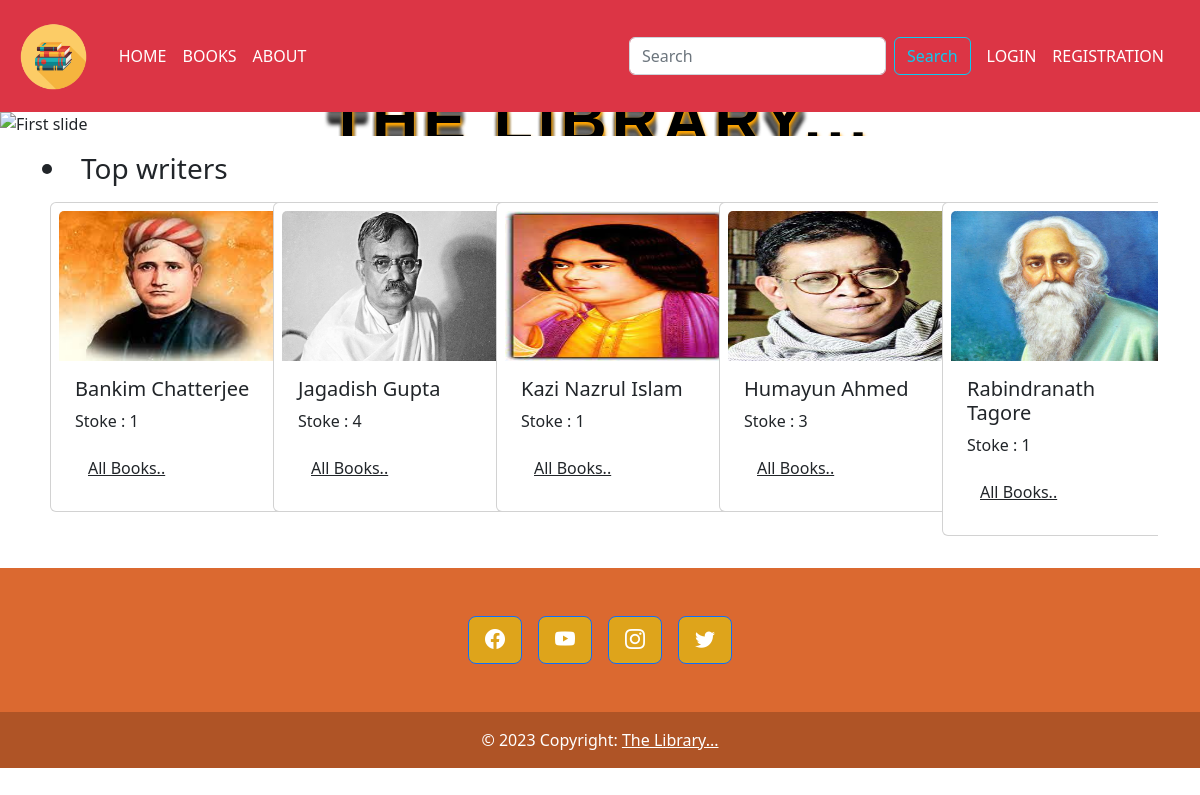
The page / on the database its author committed.
### tables this page shows
CREATE TABLE `writers` (
  `id` int(11) NOT NULL,
  `name` varchar(128) NOT NULL,
  `born` varchar(128) NOT NULL,
  `died` varchar(128) NOT NULL,
  `nationality` varchar(128) NOT NULL,
  `total_books` varchar(128) NOT NULL,
  `novels` varchar(128) NOT NULL,
  `image` varchar(128) NOT NULL,
  `created_at` timestamp NOT NULL DEFAULT current_timestamp()
);

### Templete/owlcarousel.php (the view)
<div class="container">
    <h3 class="mt-3">
        <li>Top writers</li>
    </h3>
</div>
<div class="d-flex justify-content-center">
    <div class="container mb-4 owl-carousel" id="owl-demo">
        <?php
        $quary_1 = "select * from writers where 1 order by created_at desc";
        $result_1 = $conn->query($quary_1);
        while ($row = $result_1->fetch_assoc()) {
            echo '<div class="card p-2 m-2" style="width: 15rem;">
            <img class="card-img-top" src="Admin/Assets/Images/' . $row['image'] . '" alt="Card image cap" style="height: 150px;">
            <div class="card-body">
                <h5 class="card-title">' . $row['name'] . '</h5>
                <p class="card-text">Stoke : ' . $row['total_books'] . '</p>
                <a href="writerBook.php?writerid=' . $row['id'] . '" class="btn text-decoration-underline">All Books..</a>
            </div>
        </div>';
        };
        ?>
    </div>
</div>

### rows shown on the page
writers: image (picture), name "Bankim Chatterjee", total_books "1"
writers: image (picture), name "Jagadish Gupta", total_books "4"
writers: image (picture), name "Kazi Nazrul Islam", total_books "1"
writers: image (picture), name "Humayun Ahmed", total_books "3"
writers: image (picture), name "Rabindranath Tagore", total_books "1"
